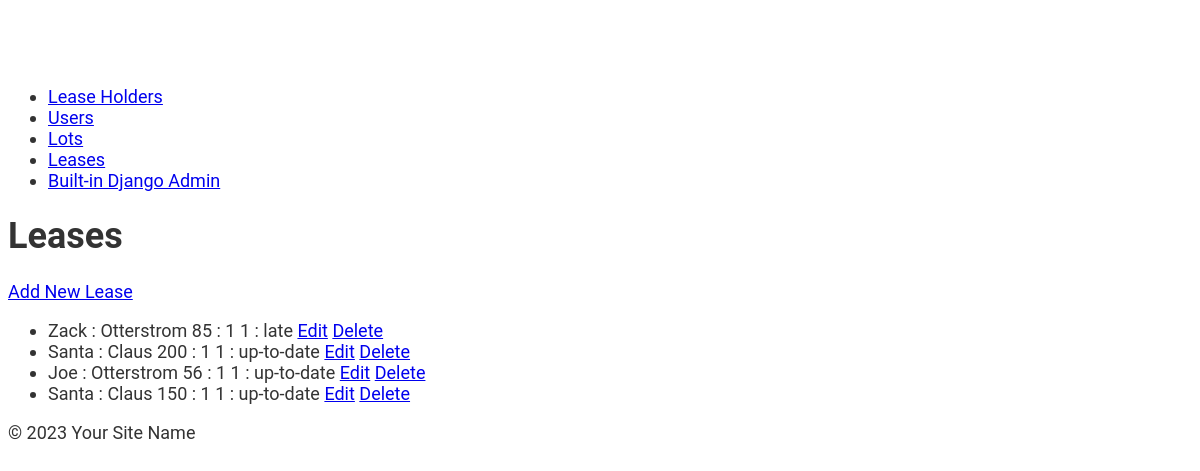
Page /api/leases_back/ (signed in) on the committed database.
### lots/models.py (models this page shows, shortened)
class Lease(models.Model):
    UP_TO_DATE = 'up-to-date'
    LATE = 'late'
    DELINQUENT = 'delinquent'
    PAYMENT_STATUS_CHOICES = [
        (UP_TO_DATE, 'Up to date'),
        (LATE, 'Late'),
        (DELINQUENT, 'Delinquent'),
    ]
    lot = models.ForeignKey(Lot, on_delete=models.CASCADE, help_text="The lot associated with the lease")
    lease_holder = models.ForeignKey(LeaseHolder, on_delete=models.PROTECT,
                                     help_text="The lease holder associated with this lease")
    last_payment_date = models.DateField(null=True, blank=True, help_text="Date of the most recent payment")
    last_payment_date_id = models.ForeignKey('Payment', on_delete=models.SET_NULL, null=True, blank=True,
                                             related_name='last_payment_for_lease',
                                             help_text="ID of the most recent payment")
    monthly_rental_amount = models.IntegerField(help_text="Monthly rental amount for the lease")
    due_date = models.PositiveSmallIntegerField(validators=[MaxValueValidator(30)],
                                                help_text="Due date for monthly payments")
    grace_period = models.PositiveSmallIntegerField(validators=[MaxValueValidator(30)],
                                                    help_text="Grace period allowed after the due date")
    lease_agreement_path = models.FileField(upload_to='lease_agreements/',
                                            help_text="File path to the lease agreement document")
    lot_image_path = models.FileField(upload_to='images/', help_text="File path to the image of the lot")
    payment_status = models.CharField(
        max_length=20,
        choices=PAYMENT_STATUS_CHOICES,
        default=LATE,
        help_text="Current payment status of the lease"
    )
    def __str__(self):
        return (f"{self.lease_holder}\n"
                f"{self.monthly_rental_amount} : {self.due_date}\n"
                f"{self.grace_period} : {self.payment_status}\n")  # add later?

class LeaseHolder(models.Model):
    lease_holder_first_name = models.CharField(max_length=200, help_text="First name of the lease holder")
    lease_holder_last_name = models.CharField(max_length=200, help_text="Last name of the lease holder")
    lease_holder_address = models.CharField(max_length=200, help_text="Address of the lease holder")
    email = models.CharField(max_length=200, help_text="Email address of the lease holder")
    phone = models.CharField(max_length=200, help_text="Phone number of the lease holder")
    def __str__(self):
        return f"{self.lease_holder_first_name} : {self.lease_holder_last_name}\n"

### lots/views.py (the view)
# urls.py: path('leases_back/', lease_back_list, name='lease_back_list'),
@login_required
@user_passes_test(is_staff_or_admin)
def lease_back_list(request):
    leases = Lease.objects.all()
    return render(request, 'lots/lease_back_list.html', {'leases': leases})

### lots/views.py (called while the page is built)
def is_staff_or_admin(user):
    return user.is_staff or user.is_superuser

### lots/templates/lots/lease_back_list.html
{% extends 'lots/base.html' %}
{% block content %}
<body>
    <h1>Leases</h1>
    <a href="{% url 'lease_create' %}">Add New Lease</a>
    <ul>
        {% for lease in leases %}
        <li>
            {{ lease }}
            <a href="{% url 'lease_update' lease.pk %}">Edit</a>
            <a href="{% url 'delete_lease_back' lease.pk %}">Delete</a>
        </li>
        {% endfor %}
    </ul>
</body>
{% endblock %}

### lots/static/lots/style.css (style rules this page uses)
body { font-family: 'Roboto', sans-serif; font-size: 18px; color: #333; padding-top: 60px; }
h1, h2, h3, h4, h5, h6 { font-weight: 700; }

### rows in the picture
Lease: lease_holder+monthly_rental_amount+due_date "Zack : Otterstrom 85 : 1 1 : late"
Lease: lease_holder+monthly_rental_amount+due_date "Santa : Claus 200 : 1 1 : up-to-date"
Lease: lease_holder+monthly_rental_amount+due_date "Joe : Otterstrom 56 : 1 1 : up-to-date"
Lease: lease_holder+monthly_rental_amount+due_date "Santa : Claus 150 : 1 1 : up-to-date"
